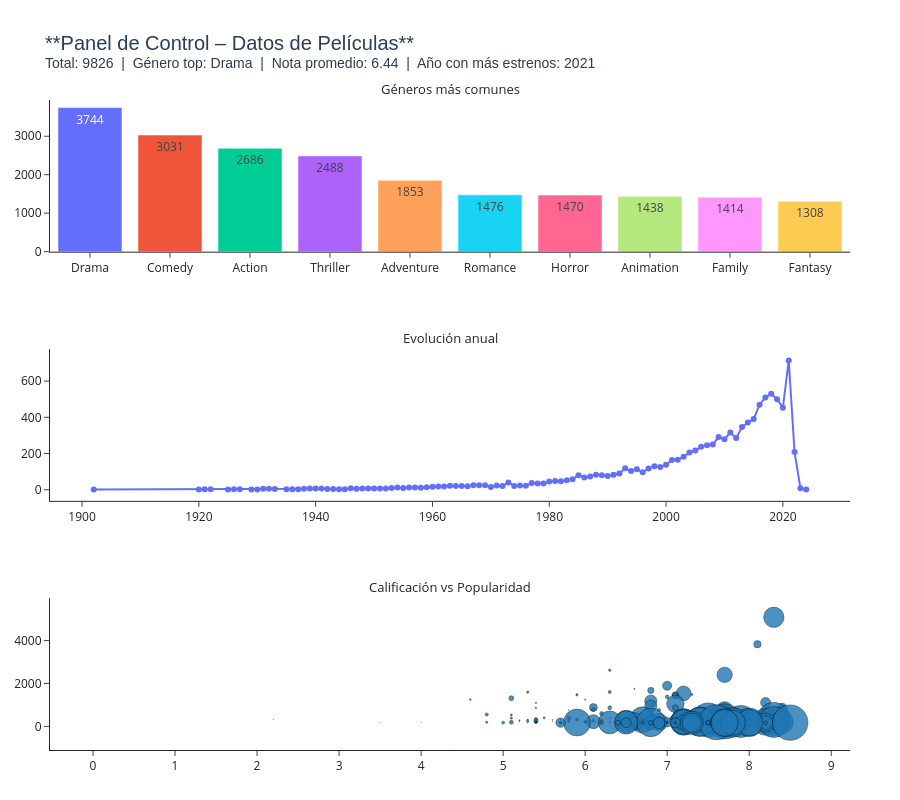

This figure's notebook cell:
### Markdown cell above
---
## 8. Mini Dashboard con los Principales Resultados  ·  *Punto 5*  ·  **Responsable: Michelangelo Bandelli**

Se combinan los tres gráficos anteriores en una sola vista ordenada usando `make_subplots`, con un título que incluye los KPIs principales del catálogo (total de películas, género top, nota promedio y año con más estrenos). Esto reúne los principales resultados del análisis en un solo vistazo y da un cierre visual a la presentación.

### Code cell
# ─────────────────────────────────────────────────────────────────────────────
# CELDA 8 - Mini dashboard  (Responsable: Michelangelo)
# ─────────────────────────────────────────────────────────────────────────────

# ─────────────────────────────────────────────────────────────────────────────
# CELDA 8 - Mini Dashboard con KPIs y 3 gráficos (Responsable: Michelangelo)
# ─────────────────────────────────────────────────────────────────────────────

# 1) CALCULAR KPIs PRINCIPALES (a partir del DataFrame ya limpio)
total_peliculas = len(df)
genero_top = df['Genre'].value_counts().index[0]          # género más frecuente
nota_promedio = df['Vote_Average'].mean().round(2)        # promedio global
anio_mas_estrenos = df['Release_Date'].dt.year.value_counts().idxmax()  # año con más lanzamientos

# 2) CREAR SUBPLOTS (1 fila, 3 columnas)
from plotly.subplots import make_subplots

fig_dashboard = make_subplots(
    rows=3, cols=1,
    subplot_titles=("Géneros más comunes", "Evolución anual", "Calificación vs Popularidad"),
    shared_yaxes=False,   # cada gráfico tiene su propia escala Y
    horizontal_spacing=0.12,
    vertical_spacing=0.15
)

# 3) AÑADIR CADA GRÁFICO A SU RESPECTIVO SUBPLOT
# -------------------------------------------------
# Gráfico 1: Barras (géneros) → columna 1
for trace in fig_barras.data:
    fig_dashboard.add_trace(trace, row=1, col=1)

# Gráfico 2: Líneas (evolución anual) → columna 2
for trace in fig_lineas.data:
    fig_dashboard.add_trace(trace, row=2, col=1)

# Gráfico 3: Dispersión (calificación vs popularidad) → columna 3
for trace in fig_dispersion.data:
    fig_dashboard.add_trace(trace, row=3, col=1)

# 4) CONFIGURAR LAYOUT DEL DASHBOARD
fig_dashboard.update_layout(
    title_text=(
        f"**Panel de Control – Datos de Películas**<br>"
        f"<sup>Total: {total_peliculas}  |  "
        f"Género top: {genero_top}  |  "
        f"Nota promedio: {nota_promedio}  |  "
        f"Año con más estrenos: {anio_mas_estrenos}</sup>"
    ),
    title_font=dict(size=20, family="Arial", color="#2c3e50"),
    height=800,
    width=900,
    showlegend=False,          # los gráficos individuales ya tienen su leyenda si la usan
    template="simple_white",
    margin=dict(l=50, r=50, t=100, b=50)
)

# 5) AJUSTAR EJES (para que se vean limpios)
# Eje Y del gráfico 1 (barras) – ya viene con el rango adecuado desde fig_barras
# Eje Y del gráfico 2 (líneas) – igual
# Eje Y del gráfico 3 (dispersión) – igual

# Opcional: si quieres estandarizar el tamaño de los títulos de los subplots
fig_dashboard.update_annotations(font_size=13)

# 6) MOSTRAR DASHBOARD
fig_dashboard.show()

### Figure 1 — Plotly figure (JSON) as saved in the notebook; plotly's stock layout.template omitted (floating-point values rounded to 4 significant figures; data arrays with more than 128 entries replaced by an {"elided": "..."} marker saying what was removed)
{"data": [{"hovertemplate": "Genero=%{x}<br>Cantidad de peliculas=%{y}<extra></extra>", "legendgroup": "Drama", "marker": {"color": "#636efa", "pattern": {"shape": ""}}, "name": "Drama", "orientation": "v", "showlegend": true, "textposition": "auto", "texttemplate": "%{y}", "type": "bar", "x": ["Drama"], "xaxis": "x", "y": [3744], "yaxis": "y"}, {"hovertemplate": "Genero=%{x}<br>Cantidad de peliculas=%{y}<extra></extra>", "legendgroup": "Comedy", "marker": {"color": "#EF553B", "pattern": {"shape": ""}}, "name": "Comedy", "orientation": "v", "showlegend": true, "textposition": "auto", "texttemplate": "%{y}", "type": "bar", "x": ["Comedy"], "xaxis": "x", "y": [3031], "yaxis": "y"}, {"hovertemplate": "Genero=%{x}<br>Cantidad de peliculas=%{y}<extra></extra>", "legendgroup": "Action", "marker": {"color": "#00cc96", "pattern": {"shape": ""}}, "name": "Action", "orientation": "v", "showlegend": true, "textposition": "auto", "texttemplate": "%{y}", "type": "bar", "x": ["Action"], "xaxis": "x", "y": [2686], "yaxis": "y"}, {"hovertemplate": "Genero=%{x}<br>Cantidad de peliculas=%{y}<extra></extra>", "legendgroup": "Thriller", "marker": {"color": "#ab63fa", "pattern": {"shape": ""}}, "name": "Thriller", "orientation": "v", "showlegend": true, "textposition": "auto", "texttemplate": "%{y}", "type": "bar", "x": ["Thriller"], "xaxis": "x", "y": [2488], "yaxis": "y"}, {"hovertemplate": "Genero=%{x}<br>Cantidad de peliculas=%{y}<extra></extra>", "legendgroup": "Adventure", "marker": {"color": "#FFA15A", "pattern": {"shape": ""}}, "name": "Adventure", "orientation": "v", "showlegend": true, "textposition": "auto", "texttemplate": "%{y}", "type": "bar", "x": ["Adventure"], "xaxis": "x", "y": [1853], "yaxis": "y"}, {"hovertemplate": "Genero=%{x}<br>Cantidad de peliculas=%{y}<extra></extra>", "legendgroup": "Romance", "marker": {"color": "#19d3f3", "pattern": {"shape": ""}}, "name": "Romance", "orientation": "v", "showlegend": true, "textposition": "auto", "texttemplate": "%{y}", "type": "bar", "x": ["Romance"], "xaxis": "x", "y": [1476], "yaxis": "y"}, {"hovertemplate": "Genero=%{x}<br>Cantidad de peliculas=%{y}<extra></extra>", "legendgroup": "Horror", "marker": {"color": "#FF6692", "pattern": {"shape": ""}}, "name": "Horror", "orientation": "v", "showlegend": true, "textposition": "auto", "texttemplate": "%{y}", "type": "bar", "x": ["Horror"], "xaxis": "x", "y": [1470], "yaxis": "y"}, {"hovertemplate": "Genero=%{x}<br>Cantidad de peliculas=%{y}<extra></extra>", "legendgroup": "Animation", "marker": {"color": "#B6E880", "pattern": {"shape": ""}}, "name": "Animation", "orientation": "v", "showlegend": true, "textposition": "auto", "texttemplate": "%{y}", "type": "bar", "x": ["Animation"], "xaxis": "x", "y": [1438], "yaxis": "y"}, {"hovertemplate": "Genero=%{x}<br>Cantidad de peliculas=%{y}<extra></extra>", "legendgroup": "Family", "marker": {"color": "#FF97FF", "pattern": {"shape": ""}}, "name": "Family", "orientation": "v", "showlegend": true, "textposition": "auto", "texttemplate": "%{y}", "type": "bar", "x": ["Family"], "xaxis": "x", "y": [1414], "yaxis": "y"}, {"hovertemplate": "Genero=%{x}<br>Cantidad de peliculas=%{y}<extra></extra>", "legendgroup": "Fantasy", "marker": {"color": "#FECB52", "pattern": {"shape": ""}}, "name": "Fantasy", "orientation": "v", "showlegend": true, "textposition": "auto", "texttemplate": "%{y}", "type": "bar", "x": ["Fantasy"], "xaxis": "x", "y": [1308], "yaxis": "y"}, {"hovertemplate": "Year=%{x}<br>Cantidad=%{y}<extra></extra>", "legendgroup": "", "line": {"color": "#636efa", "dash": "solid"}, "marker": {"symbol": "circle"}, "mode": "lines+markers", "name": "", "orientation": "v", "showlegend": false, "type": "scatter", "x": [1902.0, 1920.0, 1921.0, 1922.0, 1925.0, 1926.0, 1927.0, 1929.0, 1930.0, 1931.0, 1932.0, 1933.0, 1935.0, 1936.0, 1937.0, 1938.0, 1939.0, 1940.0, 1941.0, 1942.0, 1943.0, 1944.0, 1945.0, 1946.0, 1947.0, 1948.0, 1949.0, 1950.0, 1951.0, 1952.0, 1953.0, 1954.0, 1955.0, 1956.0, 1957.0, 1958.0, 1959.0, 1960.0, 1961.0, 1962.0, 1963.0, 1964.0, 1965.0, 1966.0, 1967.0, 1968.0, 1969.0, 1970.0, 1971.0, 1972.0, 1973.0, 1974.0, 1975.0, 1976.0, 1977.0, 1978.0, 1979.0, 1980.0, 1981.0, 1982.0, 1983.0, 1984.0, 1985.0, 1986.0, 1987.0, 1988.0, 1989.0, 1990.0, 1991.0, 1992.0, 1993.0, 1994.0, 1995.0, 1996.0, 1997.0, 1998.0, 1999.0, 2000.0, 2001.0, 2002.0, 2003.0, 2004.0, 2005.0, 2006.0, 2007.0, 2008.0, 2009.0, 2010.0, 2011.0, 2012.0, 2013.0, 2014.0, 2015.0, 2016.0, 2017.0, 2018.0, 2019.0, 2020.0, 2021.0, 2022.0, 2023.0, 2024.0], "xaxis": "x2", "y": [1, 1, 2, 2, 1, 2, 2, 1, 1, 5, 5, 4, 3, 2, 2, 5, 6, 6, 6, 4, 4, 3, 2, 8, 5, 6, 6, 7, 7, 7, 10, 12, 10, 12, 12, 11, 13, 16, 17, 17, 22, 20, 21, 19, 24, 25, 24, 15, 23, 20, 40, 21, 23, 22, 37, 34, 34, 45, 48, 46, 52, 57, 80, 68, 73, 82, 80, 76, 83, 89, 118, 103, 113, 96, 117, 130, 125, 138, 164, 165, 182, 205, 216, 237, 245, 250, 291, 279, 316, 285, 347, 371, 390, 470, 510, 530, 500, 453, 714, 208, 8, 1], "yaxis": "y2"}, {"hovertemplate": "<b>%{hovertext}</b><br><br>Calificación Promedio=%{x}<br>Popularidad=%{y}<br>Número de Votos=%{marker.size}<extra></extra>", "hovertext": {"elided": "250 str values"}, "legendgroup": "", "marker": {"color": "#1F77B4", "line": {"color": "black", "width": 0.5}, "opacity": 0.8, "size": {"elided": "250 float values"}, "sizemode": "area", "sizeref": 43.19, "symbol": "circle"}, "mode": "markers", "name": "", "orientation": "v", "showlegend": false, "type": "scatter", "x": {"elided": "250 float values"}, "xaxis": "x3", "y": {"elided": "250 float values"}, "yaxis": "y3"}], "layout": {"annotations": [{"font": {"size": 13}, "showarrow": false, "text": "Géneros más comunes", "x": 0.5, "xanchor": "center", "xref": "paper", "y": 1.0, "yanchor": "bottom", "yref": "paper"}, {"font": {"size": 13}, "showarrow": false, "text": "Evolución anual", "x": 0.5, "xanchor": "center", "xref": "paper", "y": 0.6167, "yanchor": "bottom", "yref": "paper"}, {"font": {"size": 13}, "showarrow": false, "text": "Calificación vs Popularidad", "x": 0.5, "xanchor": "center", "xref": "paper", "y": 0.2333, "yanchor": "bottom", "yref": "paper"}], "height": 800, "margin": {"b": 50, "l": 50, "r": 50, "t": 100}, "showlegend": false, "title": {"font": {"color": "#2c3e50", "family": "Arial", "size": 20}, "text": "**Panel de Control – Datos de Películas**<br><sup>Total: 9826  |  Género top: Drama  |  Nota promedio: 6.44  |  Año con más estrenos: 2021</sup>"}, "width": 900, "xaxis": {"anchor": "y", "domain": [0, 1]}, "xaxis2": {"anchor": "y2", "domain": [0, 1]}, "xaxis3": {"anchor": "y3", "domain": [0, 1]}, "yaxis": {"anchor": "x", "domain": [0.7667, 1.0]}, "yaxis2": {"anchor": "x2", "domain": [0.3833, 0.6167]}, "yaxis3": {"anchor": "x3", "domain": [0, 0.2333]}}}
